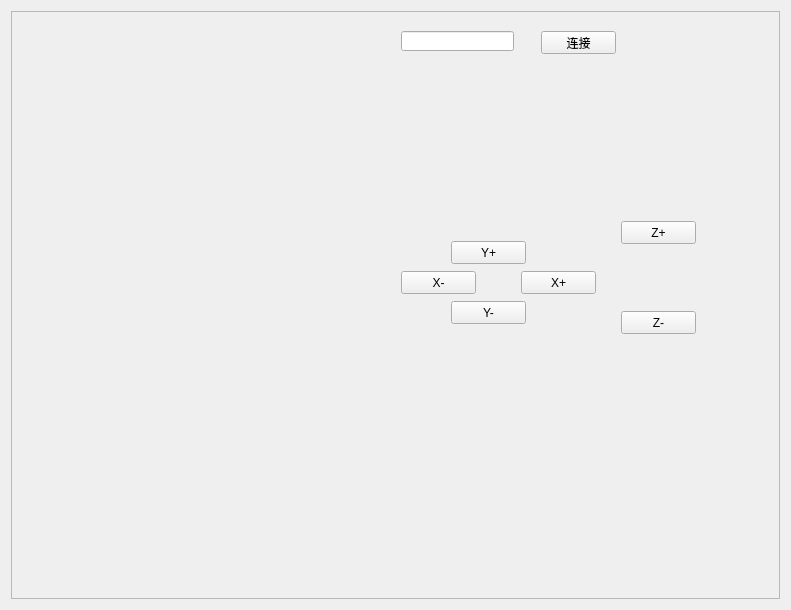
<?xml version="1.0" encoding="UTF-8"?>
<ui version="4.0">
 <class>Form</class>
 <widget class="QWidget" name="Form">
  <property name="geometry">
   <rect>
    <x>0</x>
    <y>0</y>
    <width>791</width>
    <height>610</height>
   </rect>
  </property>
  <property name="windowTitle">
   <string>Form</string>
  </property>
  <layout class="QVBoxLayout" name="verticalLayout">
   <item>
    <widget class="QFrame" name="frame">
     <property name="frameShape">
      <enum>QFrame::StyledPanel</enum>
     </property>
     <property name="frameShadow">
      <enum>QFrame::Raised</enum>
     </property>
     <widget class="QPushButton" name="btnZUp">
      <property name="geometry">
       <rect>
        <x>610</x>
        <y>210</y>
        <width>75</width>
        <height>23</height>
       </rect>
      </property>
      <property name="text">
       <string>Z+</string>
      </property>
     </widget>
     <widget class="QPushButton" name="btnZDown">
      <property name="geometry">
       <rect>
        <x>610</x>
        <y>300</y>
        <width>75</width>
        <height>23</height>
       </rect>
      </property>
      <property name="text">
       <string>Z-</string>
      </property>
     </widget>
     <widget class="QPushButton" name="btnXUp">
      <property name="geometry">
       <rect>
        <x>510</x>
        <y>260</y>
        <width>75</width>
        <height>23</height>
       </rect>
      </property>
      <property name="text">
       <string>X+</string>
      </property>
     </widget>
     <widget class="QPushButton" name="btnXDown">
      <property name="geometry">
       <rect>
        <x>390</x>
        <y>260</y>
        <width>75</width>
        <height>23</height>
       </rect>
      </property>
      <property name="text">
       <string>X-</string>
      </property>
     </widget>
     <widget class="QPushButton" name="btnYUp">
      <property name="geometry">
       <rect>
        <x>440</x>
        <y>230</y>
        <width>75</width>
        <height>23</height>
       </rect>
      </property>
      <property name="text">
       <string>Y+</string>
      </property>
     </widget>
     <widget class="QPushButton" name="btnYDown">
      <property name="geometry">
       <rect>
        <x>440</x>
        <y>290</y>
        <width>75</width>
        <height>23</height>
       </rect>
      </property>
      <property name="text">
       <string>Y-</string>
      </property>
     </widget>
     <widget class="QLineEdit" name="lineEdit">
      <property name="geometry">
       <rect>
        <x>390</x>
        <y>20</y>
        <width>113</width>
        <height>20</height>
       </rect>
      </property>
     </widget>
     <widget class="QPushButton" name="pushButton_7">
      <property name="geometry">
       <rect>
        <x>530</x>
        <y>20</y>
        <width>75</width>
        <height>23</height>
       </rect>
      </property>
      <property name="text">
       <string>连接</string>
      </property>
     </widget>
    </widget>
   </item>
  </layout>
 </widget>
 <resources/>
 <connections/>
</ui>
